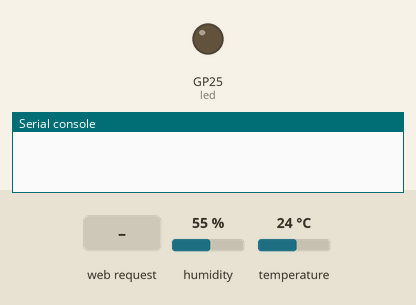
A program run on a simulated Raspberry Pi Pico running MicroPython. Shown: output pins drawn as LEDs (lit = HIGH), the last lines printed to the serial console. Dashed ring = blinking. The inputs (shaded band) are chosen by the test bench; at power-on: humidity 55 %, temperature 24 °C. WiFi joins after 1.5 s; library files of the repository ran but are not shown: ahtx0.py.

Above: at 0.1 s.
At 1.6 s:
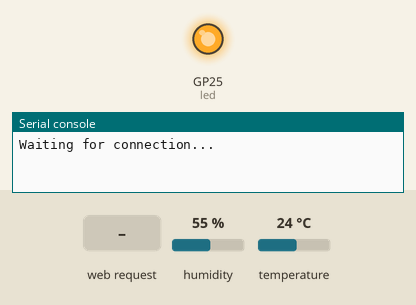
At 4.2 s:
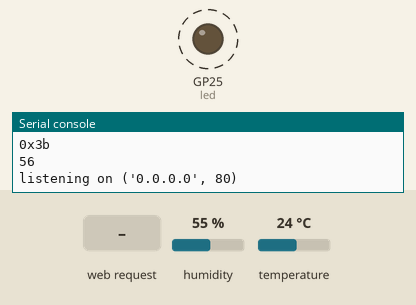
4.3 s: HTTP request GET / received
Timing chart, 0 to 7.5 s (numbered marks = the images above; inputs shaded):
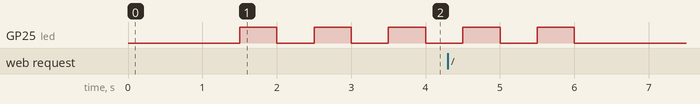

The program:

main.py
```python
"""
A simple example that connects to the Adafruit IO MQTT server
and publishes values that represent a sine wave
"""
import socket
import time

import machine
import network

import ahtx0
from config import wifi_pass


class OnboardLED:
    def __init__(self):
        self.led = machine.Pin("LED", machine.Pin.OUT)
        self.blink_timer = machine.Timer()
        self.blink_counter = None

    def on(self):
        self.led.on()

    def off(self):
        self.led.off()

    def toggle(self):
        self.led.toggle()

    def blink_toggle(self, timer):
        self.toggle()
        if self.blink_counter is not None:
            self.blink_counter -= 1
            if self.blink_counter <= 0:
                self.blink_stop()
                self.blink_counter = None

    def blink_count(self, count, freq=2):
        self.blink_counter = count
        self.blink_start(freq)

    def blink_start(self, freq):
        self.blink_timer.init(freq=freq, mode=machine.Timer.PERIODIC,
                              callback=self.blink_toggle)

    def blink_stop(self):
        self.blink_timer.deinit()


def connect_wifi():
    # Fill in your WiFi network name (ssid) and password here:
    wifi_ssid = "fiyevgee"
    wifi_password = wifi_pass

    # Connect to WiFi
    wlan = network.WLAN(network.STA_IF)
    wlan.active(True)
    wlan.connect(wifi_ssid, wifi_password)
    while wlan.isconnected() == False:
        print('Waiting for connection...')
        time.sleep(1)
    print("Connected to WiFi")
    print(wlan.ifconfig())


def run_webserver(sensor_instance=None):
    html = """<!DOCTYPE html>
    <html>
        <head> <title>Pico W</title>
        <style>
        .divtext {{
            font-family: impact;
            font-size: 10vw;
        }}
    </style>
        </head>
        <body> <h1>Pico W</h1>
            <table class="divtext">
            <tr><td>Temperature:</td><td>{temp}</td></tr>
            <tr><td>Humidity:</td><td>{humidity}</td></tr>
        </body>
    </html>
    """

    addr = socket.getaddrinfo('0.0.0.0', 80)[0][-1]

    s = socket.socket()
    s.bind(addr)
    s.listen(1)

    print('listening on', addr)

    # Listen for connections
    while True:
        try:
            cl, addr = s.accept()
            print('client connected from', addr)
            request = cl.recv(1024)
            print(request)

            request = str(request)

            # Get latest temperature and humidity from AHT-20 sensor

            response = html.format(temp=sensor_instance.temperature,
                                   humidity=sensor_instance.relative_humidity)

            cl.send('HTTP/1.0 200 OK\r\nContent-type: text/html\r\n\r\n')
            cl.send(response)
            cl.close()

        except OSError as e:
            cl.close()
            print('connection closed')


led = OnboardLED()
# led.on()
time.sleep(1)
# led.blink_start(2)
led.blink_count(10)
connect_wifi()

mid = machine.unique_id()
for i in mid:
    print(hex(i))

i2c = machine.I2C(0, freq=50000)  # create I2C peripheral at frequency of 400kHz
# depending on the port, extra parameters may be required
# to select the peripheral and/or pins to use

for item in i2c.scan():  # scan for peripherals, returning a list of 7-bit addresses
    print(item)

# Create the sensor object using I2C
sensor = ahtx0.AHT10(i2c)

# led.blink_stop()
led.off()
run_webserver(sensor)

# i2c.writeto(42, b'123')         # write 3 bytes to peripheral with 7-bit address 42
# i2c.readfrom(42, 4)             # read 4 bytes from peripheral with 7-bit address 42
#
# i2c.readfrom_mem(42, 8, 3)      # read 3 bytes from memory of peripheral 42,
#                                 #   starting at memory-address 8 in the peripheral
# i2c.writeto_mem(42, 2, b'\x10') # write 1 byte to memory of peripheral 42
#                                 #   starting at address 2 in the peripheral
```

config.py
```python
wifi_pass = ""
```

Measured:
- by itself, GP25 (led): alternates HIGH for 0.50 s and LOW for 0.50 s, 4 changes in all, then stays LOW
